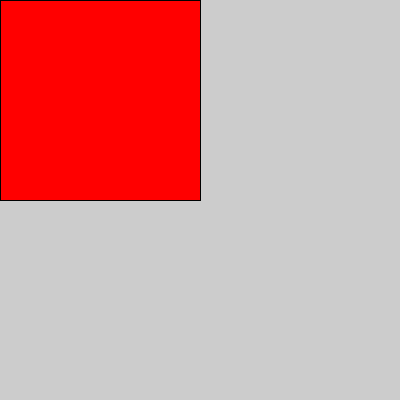
Frame 1 (no input)
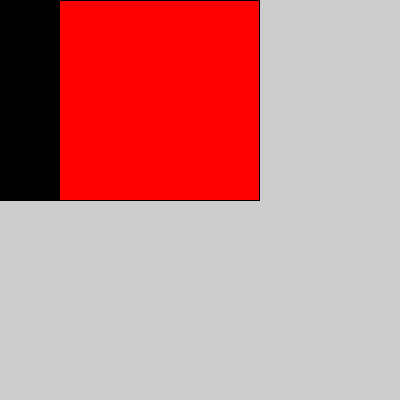
Frame 60 (the mouse pressed at the canvas centre just before this capture)
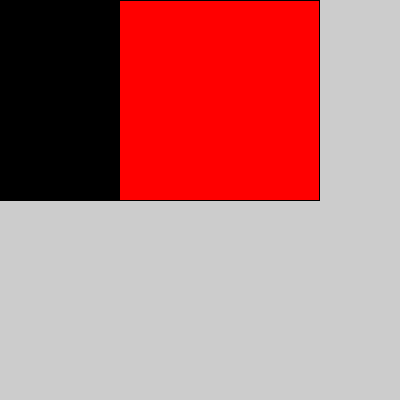
Frame 120 (the mouse held since frame 60 and released just before this capture)

The Processing sketch that drew these frames (run headless with seeded random() and noise(); from frame 60 on, the mouse is pressed at the canvas centre):

// Processing sketch: simple_game_for_mayak
// ── simple_game_for_mayak.pde
float x = 0;
void setup(){
  size(400, 400);
  
}

void draw(){
  fill(255, 0, 0);
  rect(x, 0, width/2, height/2);
  x++;
}
